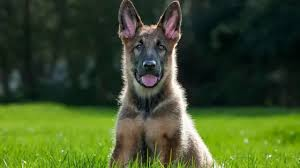
#> input picture img_prcss/kopek.jpg, 300 x 168 px, given in place of kedi.jpg, which was not available
$ jupyter execute '220202061_ödev4.ipynb'   (text cells are left out)
#> lines starting #> are read from the running program, lines starting #| are printed output that depends on the picture; pictures that were not available may be replaced by others from this repository, and a replacement may not be noted
[cell 1]
import cv2
import numpy as np
import matplotlib.pyplot as plt

imgKedi = cv2.imread("kedi.jpg")
#> imgKedi is the input picture: shape (168, 300, 3); mean B, G, R 40.6, 80.5, 62.8
imgKopek = cv2.imread("kopek.jpg")

if imgKedi is None or imgKopek is None:
    raise ValueError("Görseller yüklenemedi")

if imgKedi.shape != imgKopek.shape:
    imgKopek = cv2.resize(imgKopek, (imgKedi.shape[1], imgKedi.shape[0]))

low_pass = cv2.GaussianBlur(imgKopek, (21, 21), 0)
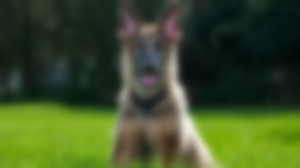
#> low_pass: shape (168, 300, 3); mean B, G, R 40.6, 80.5, 62.8

img1_blur = cv2.GaussianBlur(imgKedi, (21, 21), 0)
high_pass = cv2.subtract(imgKedi, img1_blur)
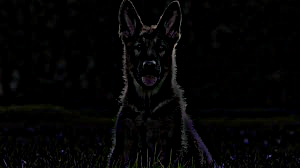
#> high_pass: shape (168, 300, 3); mean B, G, R 4.2, 4.1, 4.2

hibrit = cv2.addWeighted(low_pass, 0.5, high_pass, 0.5, 0)
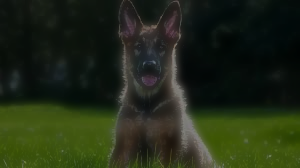
#> hibrit: shape (168, 300, 3); mean B, G, R 22.4, 42.3, 33.5

plt.figure(figsize=(15,10))
baslik = ['Orijinal Kedi', 'Orijinal Köpek', 'Düşük Frekans', 'Yüksek Frekans', 'Hibrit']
images = [imgKedi, imgKopek, low_pass, high_pass, hibrit]

for i in range(5):
    plt.subplot(1, 5, i+1)
    plt.imshow(cv2.cvtColor(images[i], cv2.COLOR_BGR2RGB))
    plt.title(baslik[i])
    plt.axis('off')

plt.tight_layout()
plt.show()
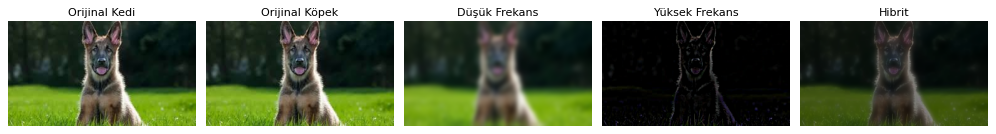
#> figure drawn by matplotlib, 5 panels

plt.figure(figsize=(18, 4))
for i, zoom in enumerate([1.0, 0.75, 0.5, 0.35, 0.25]):
    height, width = hibrit.shape[:2]
    canvas = np.zeros((height, width, 3), dtype=np.uint8)
    zoomed = cv2.resize(hibrit, (0, 0), fx=zoom, fy=zoom)

    y_offset = (height - zoomed.shape[0]) // 2
    x_offset = (width - zoomed.shape[1]) // 2
    canvas[y_offset:y_offset+zoomed.shape[0], x_offset:x_offset+zoomed.shape[1]] = zoomed

    plt.subplot(1, 5, i + 1)
    plt.imshow(cv2.cvtColor(canvas, cv2.COLOR_BGR2RGB))
    plt.title(f"{int(zoom*100)}%")
    plt.axis('off')
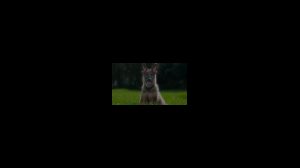
#> canvas: shape (168, 300, 3); mean B, G, R 1.4, 2.6, 2.1

plt.suptitle("Farklı Boyutlar")
plt.tight_layout()
plt.show()
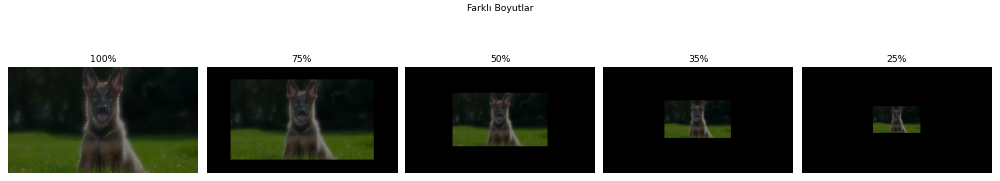
#> figure drawn by matplotlib, 5 panels
